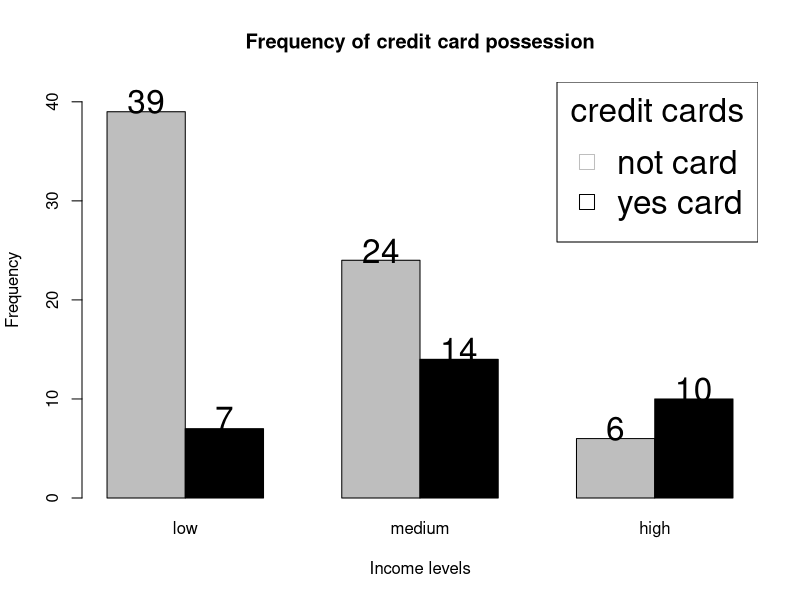
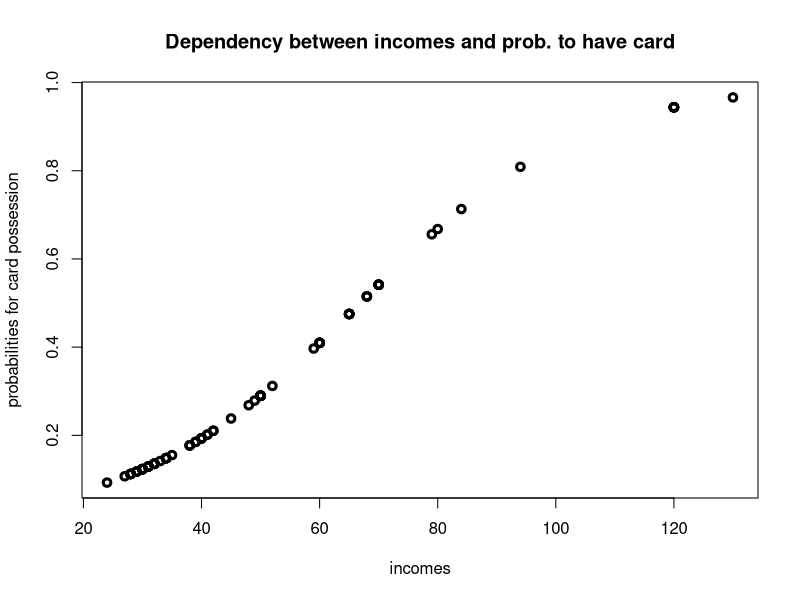

Write the R code that produced these figures, in order.
#######################################################
#      TASK 01 - STATISTIC ANALYSIS IN BIG DATA       #
#######################################################
#                      VERSION 4.0
# Comment: Ctrl + enter --> this is a sequence of commands
# to run selected lines of code in R

# Topic: Categorical data analysis
# Enunciate: Variant 09
# The table of data refers to a sample of subjects randomly selected
# for an Italian study on the relation between income and whether
# one posseses a travel credit card.
# At each level of annual income (in mill. lira), the table indicates
# the number of subjects sampled and the number of them possesing at
# least one travel credit card.

# read dataset
data <- read.csv("practice01_stat/Credit.csv", sep = " ")

# structure the data
# variables
# income: salary per person
# numcase: number of total sampled persons
# card: number of persons which have least 1 card
data <- data.frame(data)
colnames(data) <- c("income", "numcase", "card")
print("*** Dataset - Credit Card Analysis ***")
print(data)
print("Dimensionality of dataset: ")
print(dim(data))

######################
#       TASK 01      #
######################

# Divide income levels into 3 groups and graphically
# depict the frequency of having at least one card at
# different income levels
# income < 40  ; 40 <= income < 70  ; income >= 70

# number of samples
samples <- dim(data)[1]

# establish grouping criteria
for(i in 1:samples)
{
    if(data$income[i] < 40)
    {
        data$level[i] <- "low"
    }else if (data$income[i] < 70) {
       data$level[i] <- "medium"
    }else {
       data$level[i] <- "high"
    }
}

# final printed for dataset
# check the new column income levels
print(data)

# redefine 2 columns
for(i in 1:samples){
    data$yescard[i] <- data$card[i]
    data$nocard[i] <- data$numcase[i] - data$card[i]
}

# redefine levels
data$level[which(data$level == "low")] <- 0
data$level[which(data$level == "medium")] <- 1
data$level[which(data$level == "high")] <- 2

print(data)

# build the table of factors

# levels of income
income_lev <- levels(as.factor(data$level))

# levels of credit card possession
possession_lev <- c(0, 1)       # values 0: not |  1: yes

# build table of factors
# factor 1: level of income
# factor 2: level of possession of least 1 credit card

f_table <- function(data){
    a <- levels(as.factor(data$level))
    b <- c(0, 1)
    la <- length(a)
    lb <- length(b)
    out <- matrix(nrow = lb, ncol = la)

    for(i in 1:la){
        ftr <- data[, 4] == a[i]
        for(j in b){
            out[j + 1, i] <- sum(data[ftr, ncol(data) - j])
        }
    }

    rownames(out) <- b
    colnames(out) <- a
    out
}

# final table which grouping levels of income
tablitza <- f_table(data)
print(tablitza)

# check total of values in tablitza
sum(tablitza)

# define structure
tt <- structure(c(39, 7, 24, 14, 6, 10), dim = c(6L))
print(tt)

# barplot: frequencies of least 1 card x income levels
bb <- barplot(tablitza, main = "Frequency of credit card possession",
            xlab = "Income levels", ylab = "Frequency",
            col = c("gray", "black"), ylim = c(0, 42),
            names.arg = c("low", "medium", "high"),
            beside = TRUE)
text(bb, tt + 1, tt, cex = 2)
legend("topright", legend = c("not card", "yes card"),
        col = c("gray", "black"),
                pch = 0, cex = 2, title = "credit cards")


######################
#       TASK 02      #
######################

# Check the dependence between the presence of at least one
# card on the level of income (grouping from point 1)
# by methods of classical categorical (Chi-square)

# print summary-table
print(tablitza)

# horizontal => presence of card (0, 1)
# vertical => income levels (0, 1, 2)

#####  Check the dependency between the categorical variables  #####

# test chi square
# H0: no exists relationships on the categorical variables in the population
# Ha: exists significant association / dependence between categorical variables
# variables are significantly contributing to the
# variability of response variable
# p-value > 0 ==> accept H0
# p-value < 0 ==> accept Ha

# classic chi-square
csq <- chisq.test(tablitza, correct = F)
print(csq)

# p-value
alpha <- 0.05
pv.csq <- csq$p.value
print(paste("p-value = ", pv.csq))
# p-value = 0.00124 < 0.05 ==> reject H0, thus have significant diff.

# define criteria
phi_classic <- as.numeric(pv.csq < alpha)

# define function to get hypothesis inference
hypothesis_proof <- function(phi_xi, pvalue){
    if(phi_xi == 0){
        print(paste(phi_xi, " ===> Accept H0, because ", pvalue, " > ", alpha))
        print("variables don't have significant impact in variability of data")
    }else if(phi_xi == 1){
        print(paste(phi_xi, " ===> Reject H0, because ", pvalue, " <= ", alpha))
        print("variables contribute significantly in variability of data")
    }
}

# inference for classical chi-square test
hypothesis_proof(phi_classic, pv.csq)

# simulation chi-square
csq2 <- chisq.test(tablitza, correct = F, simulate.p.value = T)
print(csq2)

pv.csq2 <- csq2$p.value
print(paste("p-value = ", pv.csq2))

phi_simulated <- as.numeric(pv.csq2 < alpha)

# inference for classical chi-square test
hypothesis_proof(phi_simulated, pv.csq2)


######################
#       TASK 03      #
######################

# Check the dependence of the presence of at least one card on the
# level of income without grouping using glm (model logistic regresion).
# Show graphically the resulting dependence of the probability of
# having at least one card on the level income


# build table with each individual case of 100 samples
glm_table <- function(data){
    out <- data.frame(id = c(1:sum(data$numcase)))
    v1 <- NULL      # column for incomes
    v2 <- NULL      # column for card possession

    for(i in 1:samples)
    {
        lim1 <- data$yescard[i]
        lim2 <- data$nocard[i]

        # fill values for cases that have card = yes
        if(lim1 > 0){
            v1 <- c(v1, array(data$income[i], dim = data$yescard[i]))
            v2 <- c(v2, array(1, dim = data$yescard[i]))
        }

        # fill values for cases that have card = no
        if(lim2 > 0){
            v1 <- c(v1, array(data$income[i], dim = data$nocard[i]))
            v2 <- c(v2, array(0, dim = data$nocard[i]))
        }
    }

    # convert the outputs of each column in numerical data type
    out$v1 <- as.numeric(v1)
    out$v2 <- as.numeric(v2)

    # change the name of the columns in "income" and yescard (1: yes | 0: no)
    names(out)[c(2, 3)] <- names(data)[c(1, 5)]

    return(out)
}

# generate the categorical table with each instance
# for glm analysis
categ_table <- glm_table(data)
print(categ_table)

# create general logistic regression:
# y = f(x), where logit(y) = b0 + b1 * x
# variables
# y: presence or not of least 1 credit card     ==> categorical variable
# x: income (without grouping)                  ==> real variable

# analysis for classic logistic regression
lr_model <- glm(yescard ~ income, data = categ_table, family = "binomial")
lr_ind <- glm(yescard ~ 1, data = categ_table, family = "binomial")

# statistic criteria logarithm relative max-likelihood
llr <- lr_ind$deviance - lr_model$deviance
print(paste("G = ", llr))

# compute the pvalue
llr_pvalue <- pchisq(q = llr, df = 1, lower.tail = FALSE)
print(paste("p-value = ", llr_pvalue))

# apply criteria function and check hypothesis result
phi_llr <- as.numeric(llr_pvalue < alpha)

# inference with relative maximum likelihood and Chi-square
hypothesis_proof(phi_llr, llr_pvalue)

# make anova analysis
# H0: no significant difference between the means of
# the groups (u0 = u1 = ... = uk)
# H1: the variables added contribute significantly to
# the variability of response variable
glm_anova <- anova(lr_ind, lr_model, test = "LRT")
print(glm_anova)

# pvalue = 2.19e-07 *** ==> very high significance

# Conclusion: for that, the impact of categorical variable
# in the logistic regression model is significant


##### variant 2  #####  with probabilities
# analysis which transforms the probability of the response variable
# being a success, resulting in different predicted probabilities for
# the same set of predictor variables.

lr_model2 <- glm(yescard ~ income, data = categ_table,
                    family = binomial("probit"))

lr_ind2 <- glm(yescard ~ 1, data = categ_table,
                    family = binomial("probit"))

glm_anova2 <- anova(lr_ind2, lr_model2, test = "LRT")
print(glm_anova2)

# pvalue = 2.06e-07 *** ==> very high significance


# show graphically the resulting dependence of the
# probability of having at least one card on the
# level income

# check the dependency of logistic regression
print(head(categ_table))

x <- categ_table$income
z <- lr_model$coeff[1] + lr_model$coeff[2] * x
pz <- exp(z) / (1 + exp(z))
print(pz)
plot(x, pz, xlab = "incomes", ylab = "probabilities for card possession",
            main = "Dependency between incomes and prob. to have card", lwd = 3)


######################
#       TASK 04      #
######################

# Check the dependence of the presence of at least one card on the
# level of income with grouping from item (1) using glm.
# Make it using 2 ways: using logistic regression model and
# with poisson model


#################### poisson model ####################
# using frequencies like observations
head(tablitza)

# rebuild data structure to work with frequencies for poisson model

poiss_table <- function(dt){
    at <- rownames(dt)
    bt <- colnames(dt)
    dtpoiss <- data.frame(id = c(1:(length(at) * length(bt))))

    c1 <- NULL
    c2 <- NULL
    c3 <- NULL

    for(i in at){
        for(j in bt){
            c1 <- c(c1, i)
            c2 <- c(c2, j)
            c3 <- c(c3, dt[i, j])
        }
    }

    dtpoiss$c1 <- as.numeric(c1)
    dtpoiss$c2 <- as.numeric(c2)
    dtpoiss$c3 <- as.numeric(c3)
    names(dtpoiss)[c(2, 3, 4)] <- c("possession", "levels", "frequency")

    return(dtpoiss)
}

# new data structure with frequencies
freq_table <- poiss_table(tablitza)
print(freq_table)

# compute the dimension of levels for each categorical variable
nl1 <- length(levels(as.factor(freq_table$possession)))
nl2 <- length(levels(as.factor(freq_table$levels)))

# poisson model based in frequencies
poiss_model <- glm(frequency ~ as.factor(possession) * as.factor(levels),
                    data = freq_table, family = "poisson")

# additive model (with independency)
poiss_ind <- glm(frequency ~ as.factor(possession) + as.factor(levels),
                    data = freq_table, family = "poisson")

# statistic criteria logarithm max-likelihood
llr_poiss <- poiss_ind$deviance - poiss_model$deviance
print(paste("G = ", llr_poiss))

# compute p-value
llrpoiss_pvalue <- pchisq(q = llr_poiss, df = (nl1 - 1) * (nl2 - 1),
                        lower.tail = FALSE)
print(paste("Poisson p-value = ", llrpoiss_pvalue))

# make anova test
poiss_anova <- anova(poiss_ind, poiss_model, test = "LRT")
print(poiss_anova)

# conclusion
phi_poisson <- as.numeric(llr_pvalue < alpha)

# inference for classical chi-square test
hypothesis_proof(phi_poisson, llrpoiss_pvalue)


############## logistic regression ##############
print(freq_table)

group_glm <- function(dtt){
    a <- levels(as.factor(dtt$possession))
    b <- levels(as.factor(dtt$levels))
    la <- length(a)
    lb <- length(b)
    out <- data.frame(id = c(1:sum(freq_table$frequency)))
    v1 <- NULL
    v2 <- NULL

    for(i in 1:la){
        for(j in 1:lb){
            ftr <- freq_table[, 2] == a[i] & freq_table[, 3] == b[j]
            v1 <- c(v1, array(a[i], dim = sum(dtt$frequency[ftr])))
            v2 <- c(v2, array(b[j], dim = sum(dtt$frequency[ftr])))
        }
    }

    out$v1 <- as.numeric(v1)
    out$v2 <- as.numeric(v2)
    names(out)[c(2, 3)] <- names(dtt)[c(2, 3)]

    return(out)
}

# build the new datatable
group_table <- group_glm(freq_table)
print(group_table)

# compute the dimension of levels for each categorical variable
nl3 <- length(levels(as.factor(group_table$levels)))

# build logistic regression model for grouping data
lr_group <- glm(possession ~ as.factor(levels), data = group_table,
                    family = binomial)

# independently model for grouping data
lr_gind <- glm(possession ~ 1, data = group_table, family = binomial)

# statistic criteria logaritm relative max-likelihood
llr2 <- lr_gind$deviance - lr_group$deviance
print(paste("G-logistic = ", llr2))

# calculate p-value
llr2_pvalue <- pchisq(q = llr2, df = nl3 - 1, lower.tail = FALSE)
print(paste("logistic reg. grouping pvalue = ", llr2_pvalue))

# analysis anova
llr2_anova <- anova(lr_gind, lr_group, test = "LRT")
print(llr2_anova)

# define criteria function
phi_llrgroup <- as.numeric(llr2_pvalue < alpha)

# make inference
hypothesis_proof(phi_llrgroup, llr2_pvalue)

